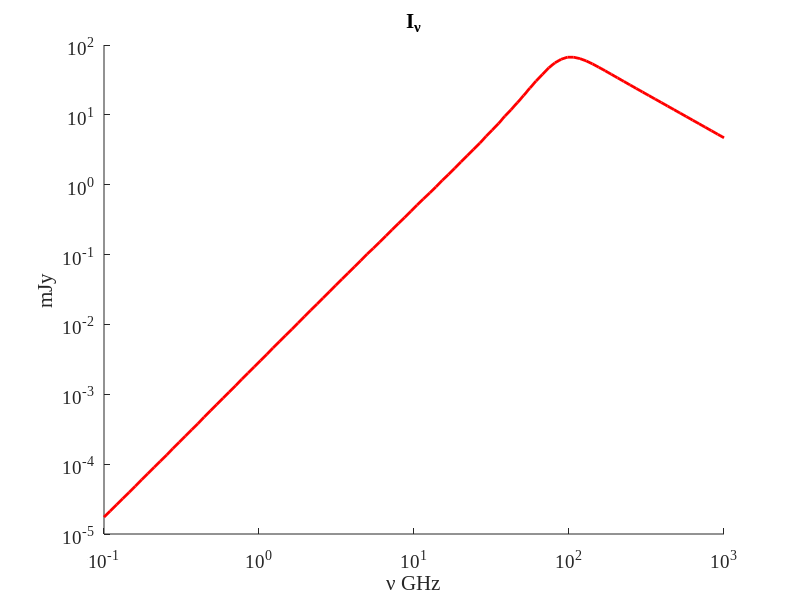

Recreate this plot in MATLAB. (Note: this script raises an error after producing the figure.)
clear;

radiation = importdata('radiation.dat');

N = size(radiation,1);
Nr = size(radiation,2);

jul12x(1:2) = 0;
jul12x(1) = 0.325;
jul12x(2) = 0.61;
jul12y(1:2) = 0;
jul12y(1) = 4.4;
jul12y(2) = 2.0;

jan12x(1:3) = 0;
jan12x(1) = 0.325;
jan12x(2) = 0.61;
jan12x(3) = 1.28;
jan12y(1:3) = 0;
jan12y(1) = 5.9;
jan12y(2) = 1.4;
jan12y(3) = 0.7;

apr11x(1:3) = 0;
apr11x(1) = 0.325;
apr11x(2) = 0.61;
apr11x(3) = 1.28;
apr11y(1:3) = 0;
apr11y(1) = 4.6;
apr11y(2) = 1.4;
ap11y(3) = 0.7;

decx(1:3) = 0;
decx(1) = 0.325;
decx(2) = 0.61;
decx(3) = 1.28;
decy(1:3) = 0;
decy(1) = 6.1;
decy(2) = 1.9;
decy(3) = 0.9;

octx(1:3) = 0;
octx(1) = 0.325;
octx(2) = 0.61;
octx(3) = 1.28;
octy(1:3) = 0;
octy(1) = 12;
octy(2) = 6.3;
octy(3) = 4.4;

augx(1:5) = 0;
augx(1) = 0.332;
augx(2) = 0.617;
augx(3) = 1.43;
augx(4) = 4.86;
augx(5) = 8.46;
augy(1:5) = 0;
augy(1) = 3.3;
augy(2) = 7.9;
augy(3) = 8.68;
augy(4) = 2.47;
augy(5) = 1.084;

augmax = 0.886;
augmaxy = 11.2;

junx(1:4) = 0;
junx(1) = 0.617;
junx(2) = 1.43;
junx(3) = 4.86;
junx(4) = 8.46;
juny(1:4) = 0;
juny(1) = 2.98;
juny(2) = 12.3;
juny(3) = 5.79;
juny(4) = 3.15;

junmaxx = 1.65;
junmaxy = 13.2;

mayx(1:3) = 0;
mayx(1) = 1.43;
mayx(2) = 4.86;
mayx(3) = 8.46;
mayy(1:3) = 0;
mayy(1) = 4.93;
mayy(2) = 12.2;
mayy(3) = 6.82;

maymaxx = 2.96;
maymaxy = 15.2;

aprx(1:4) = 0;
aprx(1) = 1.43;
aprx(2) = 4.86;
aprx(3) = 8.46;
aprx(4) = 22.5;
apry(1:4) = 0;
apry(1) = 1.3;
apry(2) = 12.86;
apry(3) = 17.57;
apry(4) = 5.2;

aprmaxx = 6.50;
aprmaxy = 19.3;

r = 5.17E16;
d = 40*3*10^24;
B = 0.346;
n = 2912;
me = 0.91*10^-27;
c = 3*10^10;
c1 = 6.27*10^18;
c5 = 7.25*10^-24;
c6 = 7.97*10^-41;
g = 3;
E0 = me*c*c;
N0 = n*(g-1)*(E0^(g-1));
f = 0.5;
s = 4*f*r/3;

h = 6.626*10^-27;

%theorRadiation(1:N) = 0;

%nu1 = 2*c1*((s*c6)^(2/(g+4)))*(N0^(2/(g+4)))*B^((g+2)/(g+4));
%for i = 1:N,
    %if (radiation(i,1)*(10^9) < nu1)
%        theorRadiation(i) = (10^26)*(3.14*r*r/d^2)*(c5/c6)*(B^-0.5)*((radiation(i,1)*(10^9)/(2*c1))^2.5)*(1 - exp(-((radiation(i,1)*(10^9)/nu1)^(-(g+4)/2))));
    %else 
    %    theorRadiation(i) = (10^26)*
    %end;
%end;

set(0,'DefaultAxesFontSize',14,'DefaultAxesFontName','Times New Roman');
set(0,'DefaultTextFontSize',20,'DefaultTextFontName','Times New Roman'); 

figure(1);
hold on;
title ('I_{\nu}');
xlabel ('{\nu} GHz');
ylabel ('mJy');

loglog(radiation(1:N,1),radiation(1:N,2),'red','LineWidth',2);
loglog(radiation(1:N,1),radiation(1:N,3),'green','LineWidth',2);
loglog(radiation(1:N,1),radiation(1:N,4),'blue','LineWidth',2);
loglog(radiation(1:N,1),radiation(1:N,5),'magenta','LineWidth',2);
plot(radiation(1:N,1),radiation(1:N,6),'Color',[1.0,0.6,0],'LineWidth',2);
plot(radiation(1:N,1),radiation(1:N,7),'black','LineWidth',2);
%for i = 3:Nr,
 %   plot(radiation(1:N,1),radiation(1:N,i),'red');
%end;
%plot(radiation(1:N,1),theorRadiation(1:N),'green');
loglog(aprx(1:4),apry(1:4),'--o','Color','red','LineWidth',2);
loglog(mayx(1:3),mayy(1:3),'--o','Color','green','LineWidth',2);
loglog(junx(1:4),juny(1:4),'--o','Color','blue','LineWidth',2);
loglog(augx(1:5),augy(1:5),'--o','Color','magenta','LineWidth',2);
plot(octx(1:3),octy(1:3),'--o','Color',[1.0,0.6,0],'LineWidth',2);
plot(decx(1:3),decy(1:3),'--o','Color','black','LineWidth',2);

%legend('theory', 'shevalier', 'observation');

xlim([0.2 50]);
ylim([0.5 40]);

legend('april','may','june','august');

grid ;

dlmwrite('radiation.dat',radiation,'delimiter',' ');


gamma = - log(apry(3)/apry(4))/log(aprx(3)/aprx(4));

testx(1:3) = 0;
testx(1) = 8.46;
testx(2) = 22.5;
testx(3) = 1000*1.6*10^(-12)*10^(-9)/h;
testy(1:3) = 0;
testy(1) = apry(3);
testy(2) = testy(1)*power(testx(2)/testx(1),-gamma);
testy(3) = testy(1)*power(testx(3)/testx(1),-gamma);

nufnu(1:N) = 0;
for i = 1:N,
    nufnu(i) = radiation(i,1)*radiation(i,2)/10^26;
end;

figure(2);
hold on;
title ('{\nu} F_{\nu}');
xlabel ('{\nu} GHz');
ylabel ('erg/s cm^2');
loglog(radiation(1:N,1),nufnu(1:N),'red','LineWidth',2);
%loglog(aprx(1:4),apry(1:4),'--o','Color','red','LineWidth',2);